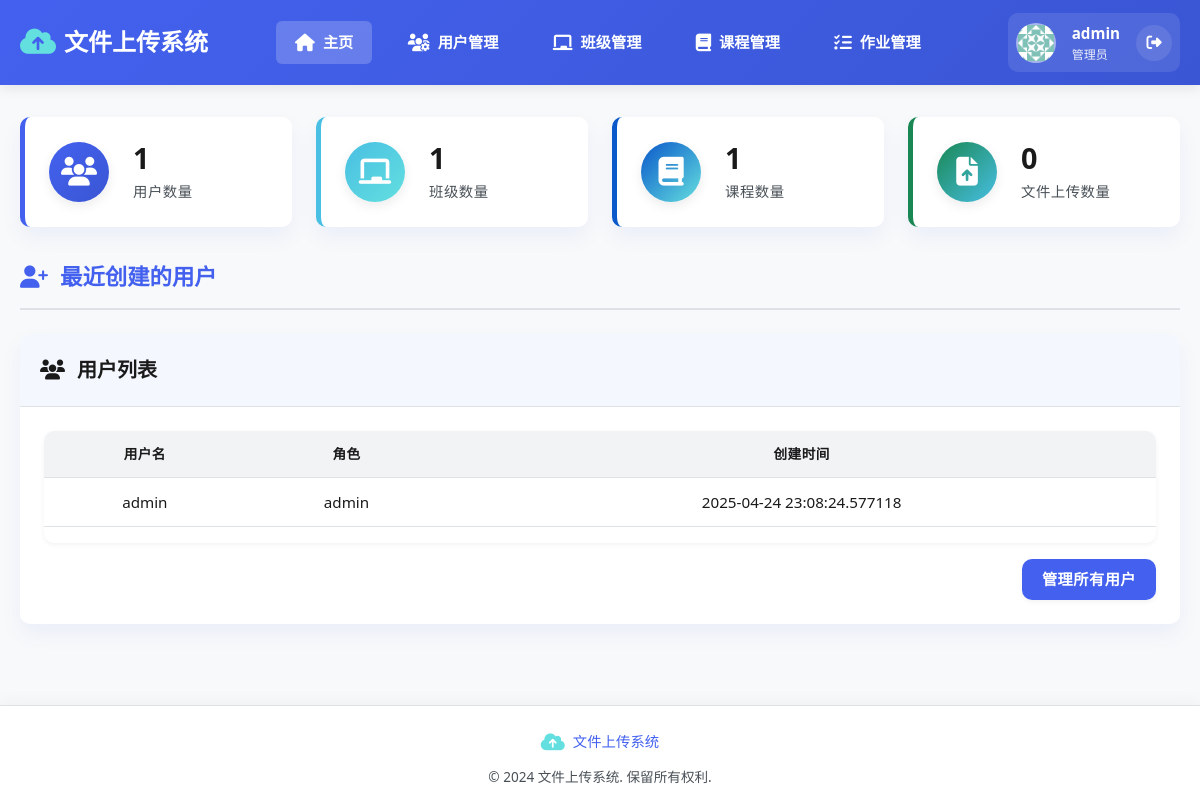
The page /dashboard (signed in) on the database as committed earlier.
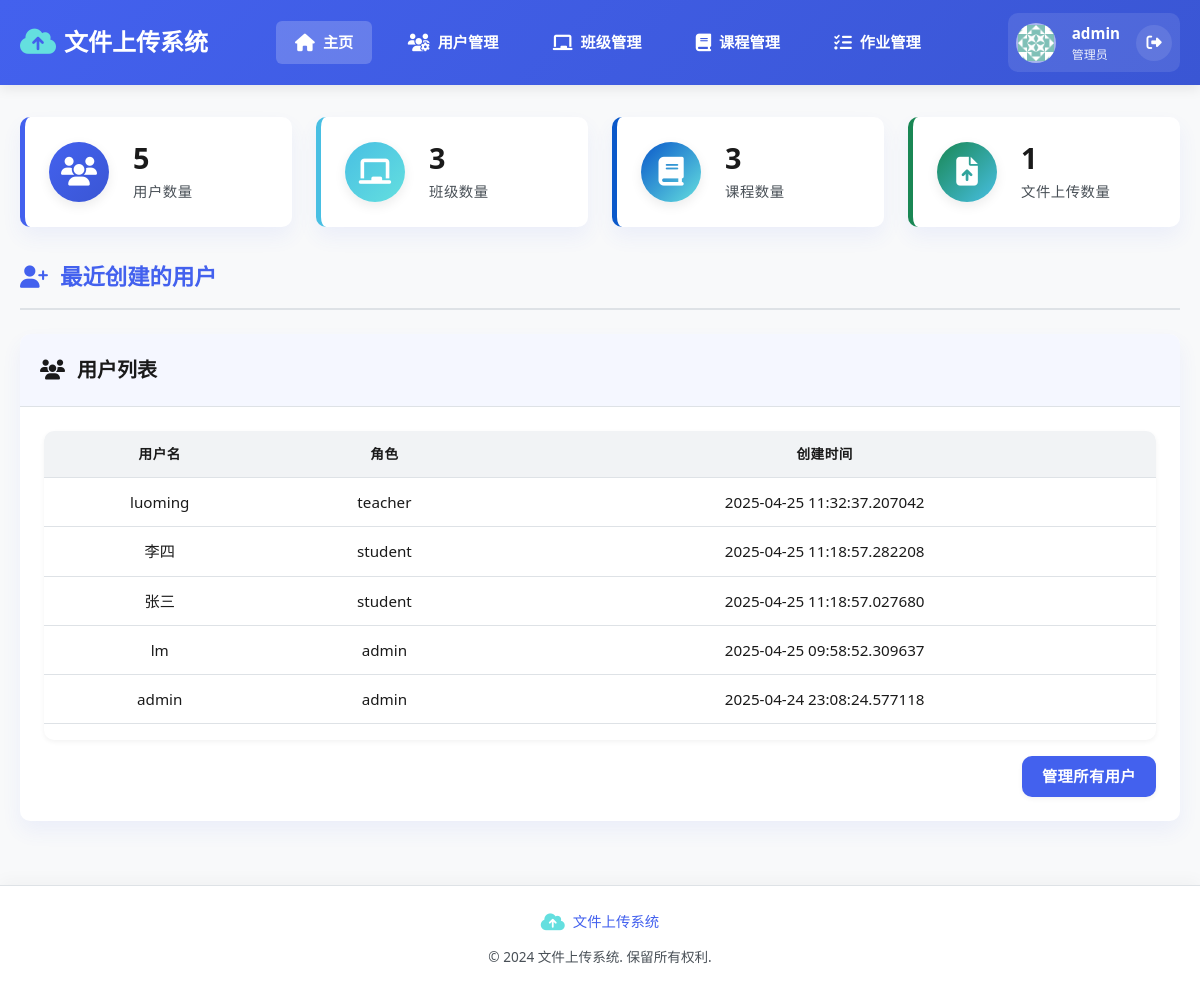
The same page on the database as committed later.
### app/models/models.py (models this page shows)
class User(Base):
    __tablename__ = "users"
    id = Column(Integer, primary_key=True, index=True)
    username = Column(String, unique=True, index=True)
    hashed_password = Column(String)
    role = Column(String)  # admin, teacher, student
    created_at = Column(DateTime, default=datetime.datetime.now)
    classes = relationship("Class", secondary=class_student_association, back_populates="students")
    teacher_classes = relationship("Class", back_populates="teacher")
    assignments = relationship("Assignment", back_populates="teacher")
    submissions = relationship("Submission", back_populates="student")

### app/routers/dashboard.py (the view)
@router.get("/dashboard", response_class=HTMLResponse, name="dashboard")
async def dashboard(
    request: Request,
    current_user: User = Depends(get_current_user),
    db: Session = Depends(get_db)
):
    if current_user.role == "admin":
        users_count = db.query(User).count()
        classes_count = db.query(Class).count()
        courses_count = db.query(Course).count()
        uploads_count = db.query(File).count()
        stats = AdminStats(
            users_count=users_count,
            classes_count=classes_count,
            courses_count=courses_count,
            uploads_count=uploads_count
        )
        recent_users = db.query(User).order_by(User.created_at.desc()).limit(5).all()
        return templates.TemplateResponse(
            "dashboard.html",
            {
                "request": request,
                "user": current_user,
                "stats": stats,
                "recent_users": recent_users
            }
        )
    elif current_user.role == "teacher":
        teacher_classes = db.query(Class).filter(Class.teacher_id == current_user.id).all()
        teacher_courses = db.query(Course).filter(Course.teacher_id == current_user.id).all()
        teacher_assignments = db.query(Assignment).filter(Assignment.teacher_id == current_user.id).all()
        class_ids = [class_obj.id for class_obj in teacher_classes]
        assignment_ids = [assignment.id for assignment in teacher_assignments]
        submissions_count = db.query(Submission).filter(Submission.assignment_id.in_(assignment_ids)).count()
        stats = TeacherStats(
            my_classes_count=len(teacher_classes),
            my_courses_count=len(teacher_courses),
            my_assignments_count=len(teacher_assignments),
            student_submissions_count=submissions_count
        )
        recent_assignments = db.query(Assignment).filter(
            Assignment.teacher_id == current_user.id
        ).order_by(Assignment.created_at.desc()).limit(5).all()
        for assignment in recent_assignments:
            assignment.submissions_count = db.query(Submission).filter(Submission.assignment_id == assignment.id).count()
            assignment.total_students = len(assignment.class_obj.students) if assignment.class_obj else 0
        return templates.TemplateResponse(
            "dashboard.html",
            {
                "request": request,
                "user": current_user,
                "stats": stats,
                "teacher_classes": teacher_classes,
                "recent_assignments": recent_assignments
            }
        )
    elif current_user.role == "student":
        student_classes = current_user.classes
        class_ids = [class_obj.id for class_obj in student_classes]
        if class_ids:
            assignments = db.query(Assignment).filter(Assignment.class_id.in_(class_ids)).all()
        else:
            assignments = []
        student_submissions = db.query(Submission).filter(Submission.student_id == current_user.id).all()
        completed_assignment_ids = [submission.assignment_id for submission in student_submissions]
        for assignment in assignments:
            if assignment.id in completed_assignment_ids:
                assignment.status = "submitted"
            else:
                assignment.status = "pending"
        pending_assignments = [a for a in assignments if a.status == "pending"]
        completed_assignments = [a for a in assignments if a.status == "submitted"]
        uploads_count = db.query(File).join(Submission).filter(Submission.student_id == current_user.id).count()
        stats = StudentStats(
            my_classes_count=len(student_classes),
            assignments_count=len(pending_assignments),
            completed_assignments=len(completed_assignments),
            uploads_count=uploads_count
        )
        return templates.TemplateResponse(
            "dashboard.html",
            {
                "request": request,
                "user": current_user,
                "stats": stats,
                "pending_assignments": pending_assignments
            }
        )
    else:
        raise HTTPException(status_code=403, detail="未知用户角色")

### templates/dashboard.html (shortened to what this page needs)
{% extends "layout.html" %}
{% block content %}
{% if user.role == 'admin' %}
<div class="dashboard-stats">
    <div class="stat-card">
        <div class="stat-card-icon">
            <i class="fas fa-users"></i>
        </div>
        <div class="stat-card-content">
            <div class="stat-value">{{ stats.users_count }}</div>
            <div class="stat-label">用户数量</div>
        </div>
    </div>
    <div class="stat-card">
        <div class="stat-card-icon">
            <i class="fas fa-chalkboard"></i>
        </div>
        <div class="stat-card-content">
            <div class="stat-value">{{ stats.classes_count }}</div>
            <div class="stat-label">班级数量</div>
        </div>
    </div>
    <div class="stat-card">
        <div class="stat-card-icon">
            <i class="fas fa-book"></i>
        </div>
        <div class="stat-card-content">
            <div class="stat-value">{{ stats.courses_count }}</div>
            <div class="stat-label">课程数量</div>
        </div>
    </div>
    <div class="stat-card">
        <div class="stat-card-icon">
            <i class="fas fa-file-upload"></i>
        </div>
        <div class="stat-card-content">
            <div class="stat-value">{{ stats.uploads_count }}</div>
            <div class="stat-label">文件上传数量</div>
        </div>
    </div>
</div>
<h2 class="section-title"><i class="fas fa-user-plus"></i> 最近创建的用户</h2>
<div class="row">
    <div class="card">
        <div class="card-header">
            <h2 class="card-title"><i class="fas fa-users"></i> 用户列表</h2>
        </div>
        <div class="card-body">
            <div class="table-responsive">
                <table class="table">
                    <thead>
                        <tr>
                            <th>用户名</th>
                            <th>角色</th>
                            <th>创建时间</th>
                        </tr>
                    </thead>
                    <tbody>
                        {% for u in recent_users %}
                        <tr>
                            <td>{{ u.username }}</td>
                            <td>{{ u.role }}</td>
                            <td>{{ u.created_at }}</td>
                        </tr>
                        {% endfor %}
                    </tbody>
                </table>
            </div>
            <div class="text-right mt-3">
                <a href="{{ url_for('admin_panel') }}" class="btn btn-primary">管理所有用户</a>
            </div>
        </div>
    </div>
</div>
{% endif %}
{% endblock %}

### templates/layout.html (shortened to what this page needs)
<!DOCTYPE html>
<html lang="zh-CN">
<head>
    <link rel="stylesheet" href="https://cdnjs.cloudflare.com/ajax/libs/font-awesome/6.4.0/css/all.min.css">
    <link rel="stylesheet" href="{{ url_for('static', path='/css/style.css') }}">
</head>
<body>
    <header>
        <div class="container">
            <div class="navbar">
                <a href="/dashboard" class="logo">
                    <i class="fas fa-cloud-upload-alt"></i>
                    <span>文件上传系统</span>
                </a>
                <nav class="nav-links-container">
                    <ul class="nav-links">
                        <li><a href="{{ url_for('dashboard') }}" class="{{ 'active' if request.url.path == '/dashboard' }}"><i class="fas fa-home"></i> 主页</a></li>
                        {% if user.role == 'admin' %}
                        <li><a href="{{ url_for('admin_panel') }}" class="{{ 'active' if request.url.path == '/admin/users' }}"><i class="fas fa-users-cog"></i> 用户管理</a></li>
                        {% endif %}
                        {% if user.role == 'teacher' or user.role == 'admin' %}
                        <li><a href="{{ url_for('classes') }}" class="{{ 'active' if request.url.path == '/classes' }}"><i class="fas fa-chalkboard"></i> 班级管理</a></li>
                        <li><a href="{{ url_for('courses') }}" class="{{ 'active' if request.url.path == '/courses' }}"><i class="fas fa-book"></i> 课程管理</a></li>
                        <li><a href="{{ url_for('assignments') }}" class="{{ 'active' if request.url.path == '/assignments' }}"><i class="fas fa-tasks"></i> 作业管理</a></li>
                        {% endif %}
                    </ul>
                </nav>
                <div class="user-info">
                    <div class="user-avatar">
                        <img src="{{ url_for('static', path='/images/avatar.png') }}" alt="用户头像">
                    </div>
                    <div class="user-details">
                        <span class="user-name">{{ user.username }}</span>
                        <span class="user-role">{{ user.role|replace('admin', '管理员')|replace('teacher', '教师')|replace('student', '学生') }}</span>
                    </div>
                    <a href="{{ url_for('logout') }}" class="logout-btn"><i class="fas fa-sign-out-alt"></i></a>
                </div>
            </div>
        </div>
    </header>
    <div class="main-content">
        <div class="container">
            <div class="content-wrapper">
                {% block content %}{% endblock %}
            </div>
        </div>
    </div>
    <footer>
        <div class="container">
            <div class="footer-content">
                <div class="footer-logo">
                    <i class="fas fa-cloud-upload-alt"></i>
                    <span>文件上传系统</span>
                </div>
                <p class="copyright">&copy; 2024 文件上传系统. 保留所有权利.</p>
            </div>
        </div>
    </footer>
</body>
</html>

Rows that differ between the two databases and show on the page:
added User: username "luoming", role "teacher", created_at "2025-04-25 11:32:37.207042"
added User: username "李四", role "student", created_at "2025-04-25 11:18:57.282208"
added User: username "张三", role "student", created_at "2025-04-25 11:18:57.027680"
added User: username "lm", role "admin", created_at "2025-04-25 09:58:52.309637"
Other text that changed with them:
{{ stats.users_count }}: "1" → "5"
{{ stats.classes_count }}: "1" → "3"
{{ stats.courses_count }}: "1" → "3"
{{ stats.uploads_count }}: "0" → "1"
